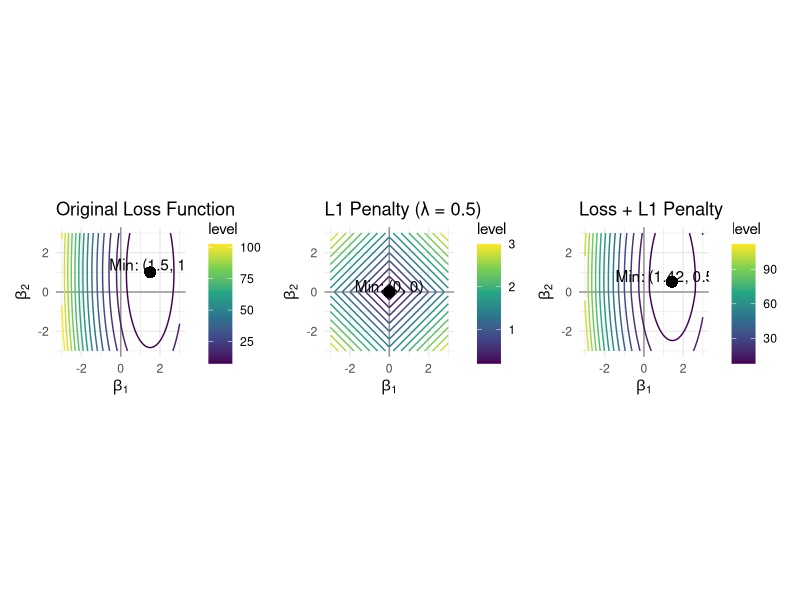
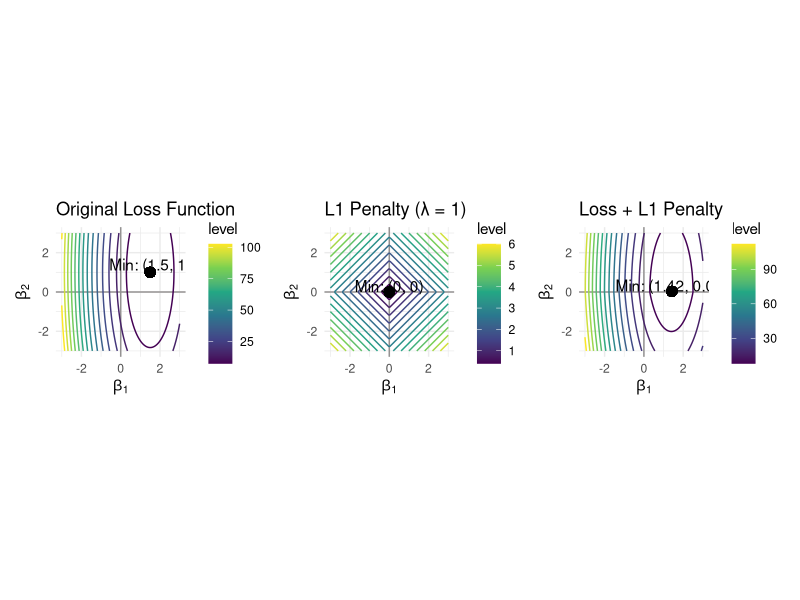
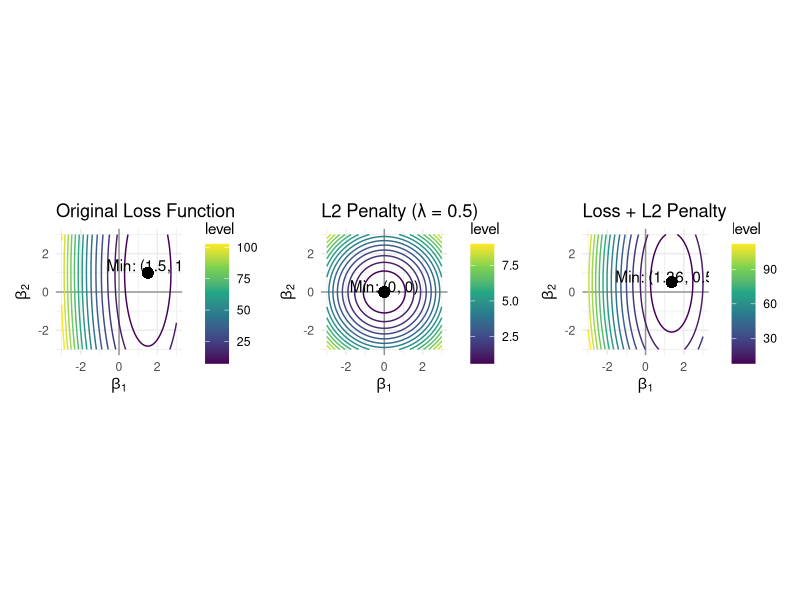
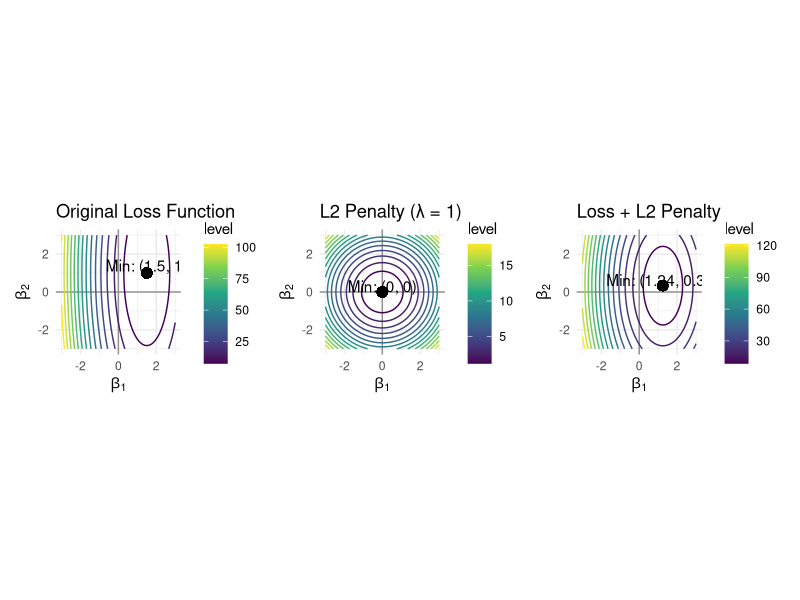
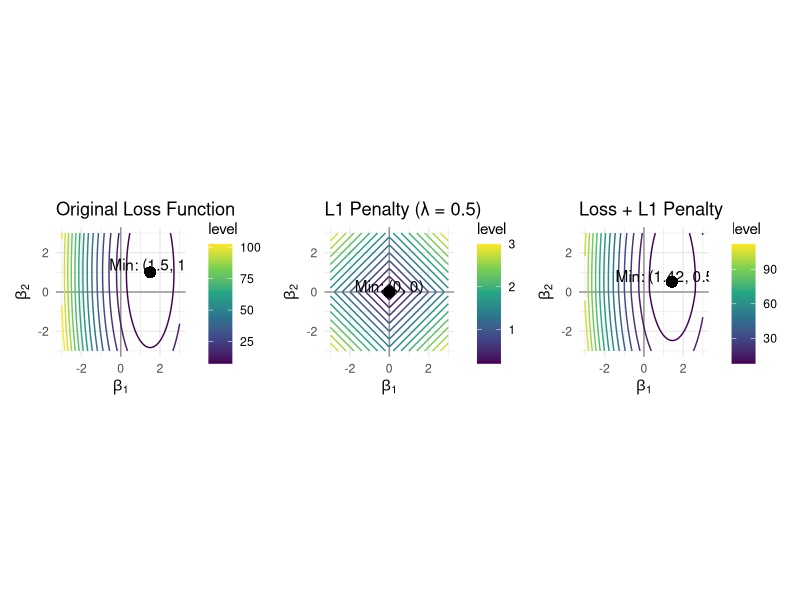
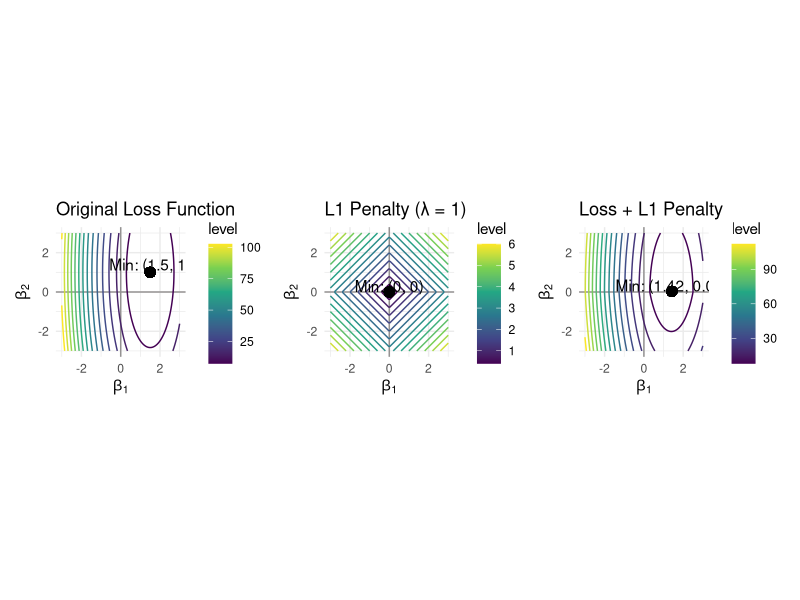
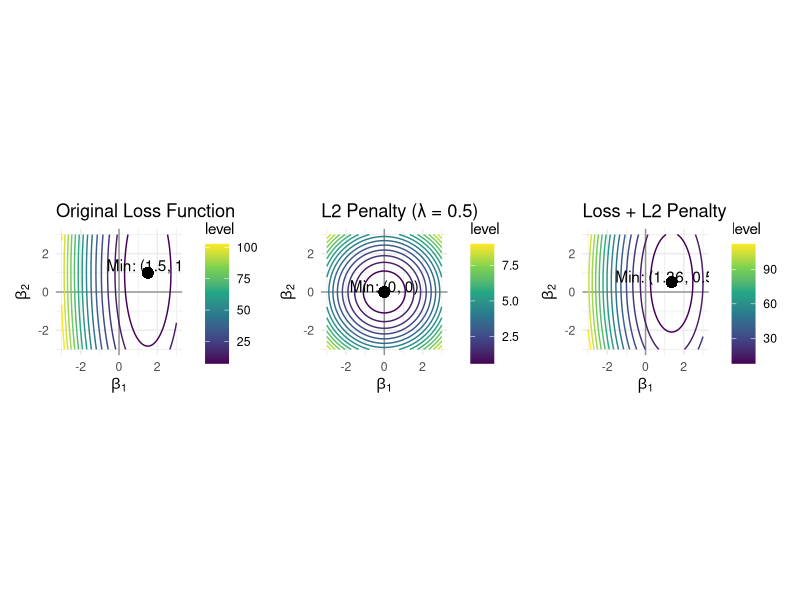
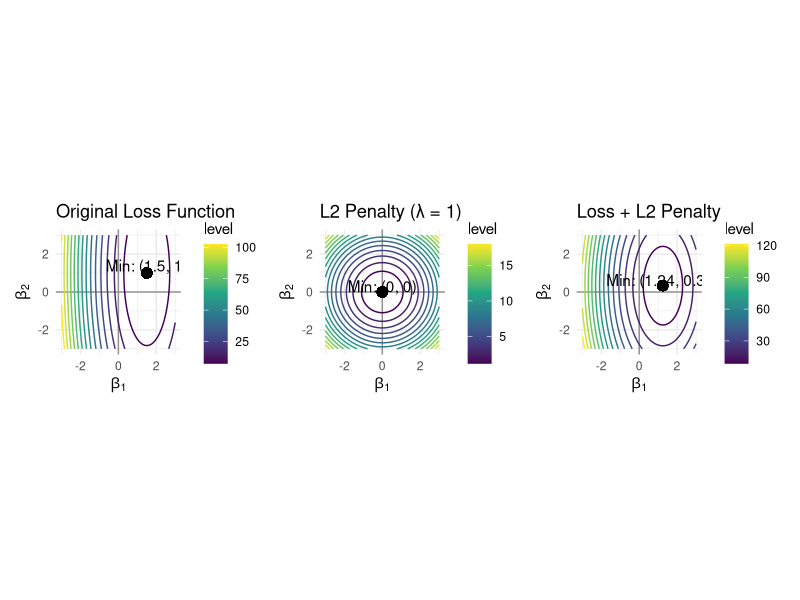

Reproduce these figures in R, in order.
# Visualizing Regularization Geometry
library(ggplot2)
library(patchwork)

# Function to visualize regularization
plot_regularization <- function(lambda = 5, penalty_type = "l2", save_plot = FALSE, filename = NULL) {

  # Create a grid of parameter values
  beta1 <- seq(-3, 3, length.out = 100)
  beta2 <- seq(-3, 3, length.out = 100)
  grid <- expand.grid(beta1 = beta1, beta2 = beta2)

  # Define a quadratic loss function with elliptical contours
  # L(beta) = 5*(beta1 - 1)^2 + 0.5*(beta2 - 1.5)^2
  grid$loss <- 5*(grid$beta1 - 1.5)^2 + 0.5*(grid$beta2 - 1)^2

  # Define penalty based on type
  if (penalty_type == "l2") {
    grid$penalty <- lambda * (grid$beta1^2 + grid$beta2^2)
    penalty_title <- "L2 Penalty"
  } else if (penalty_type == "l1") {
    grid$penalty <- lambda * (abs(grid$beta1) + abs(grid$beta2))
    penalty_title <- "L1 Penalty"
  } else {
    stop("penalty_type must be either 'l1' or 'l2'")
  }

  # Combined objective: Loss + Penalty
  grid$combined <- grid$loss + grid$penalty

  # Plot 1: Original Loss Function
  p1 <- ggplot(grid, aes(x = beta1, y = beta2, z = loss)) +
    geom_vline(xintercept = 0, col = "#949292") +
    geom_hline(yintercept = 0, col = "#949292") +
    geom_contour(aes(color = after_stat(level)), bins = 15) +
    geom_point(x = 1.5, y = 1, size = 3) +
    scale_color_viridis_c() +
    annotate("text", x = 1.5, y = 1.4, label = "Min: (1.5, 1)") +
    labs(title = "Original Loss Function",
         x = expression(beta[1]),
         y = expression(beta[2])) +
    theme_minimal() +
    coord_fixed()

  # Plot 2: Penalty
  p2 <- ggplot(grid, aes(x = beta1, y = beta2, z = penalty)) +
    geom_vline(xintercept = 0, col = "#949292") +
    geom_hline(yintercept = 0, col = "#949292") +
    scale_color_viridis_c() +
    geom_contour(aes(color = after_stat(level)), bins = 15) +
    geom_point(x = 0, y = 0, size = 3) +
    annotate("text", x = 0, y = 0.3, label = "Min: (0, 0)") +
    labs(title = paste0(penalty_title, " (λ = ", lambda, ")"),
         x = expression(beta[1]),
         y = expression(beta[2])) +
    theme_minimal() +
    coord_fixed()

  # Plot 3: Combined Objective
  # Find minimum of combined function
  min_idx <- which.min(grid$combined)
  min_beta1 <- grid$beta1[min_idx]
  min_beta2 <- grid$beta2[min_idx]

  p3 <- ggplot(grid, aes(x = beta1, y = beta2, z = combined)) +
    geom_vline(xintercept = 0, col = "#949292") +
    geom_hline(yintercept = 0, col = "#949292") +
    scale_color_viridis_c() +
    geom_contour(aes(color = after_stat(level)), bins = 15) +
    geom_point(x = min_beta1, y = min_beta2, size = 3) +
    annotate("text", x = min_beta1, y = min_beta2 + 0.3,
             label = sprintf("Min: (%.2f, %.2f)", min_beta1, min_beta2)) +
    labs(title = paste0("Loss + ", penalty_title),
         x = expression(beta[1]),
         y = expression(beta[2])) +
    theme_minimal() +
    coord_fixed()

  # Arrange plots
  combined_plot <- p1 + p2 + p3

  # Save if requested
  if (save_plot) {
    if (is.null(filename)) {
      filename <- paste0("notes/figures/", penalty_type, "_losses_lam", lambda, ".png")
    }
    ggsave(filename, plot = combined_plot, dpi = 300, width = 12, height = 4)
    cat("Plot saved to:", filename, "\n")
  }

  return(combined_plot)
}

# Example usage:
# L2 with lambda = 5
plot_regularization(lambda = 0.5, penalty_type = "l1", save_plot = TRUE)
plot_regularization(lambda = 1, penalty_type = "l1", save_plot = TRUE)
plot_regularization(lambda = 0.5, penalty_type = "l2", save_plot = TRUE)
plot_regularization(lambda = 1, penalty_type = "l2", save_plot = TRUE)